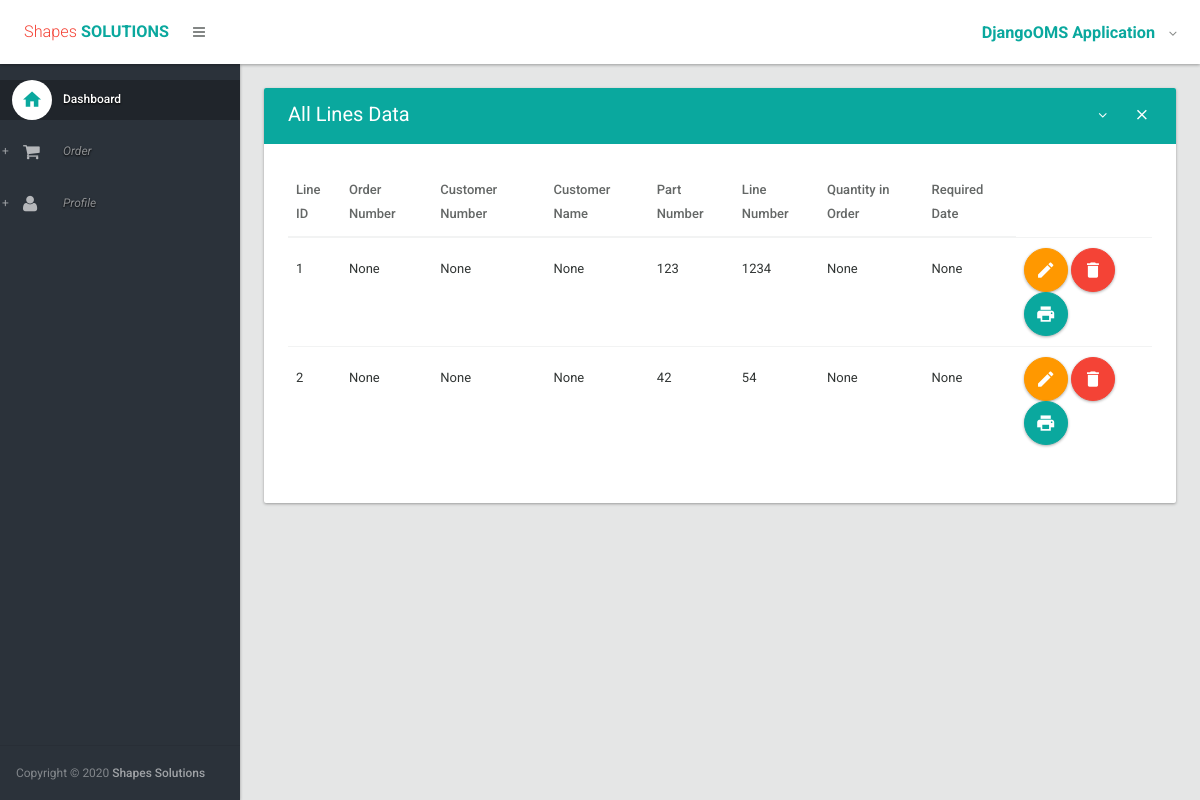
Page /order/indexline/ (signed in) on the earlier database version.
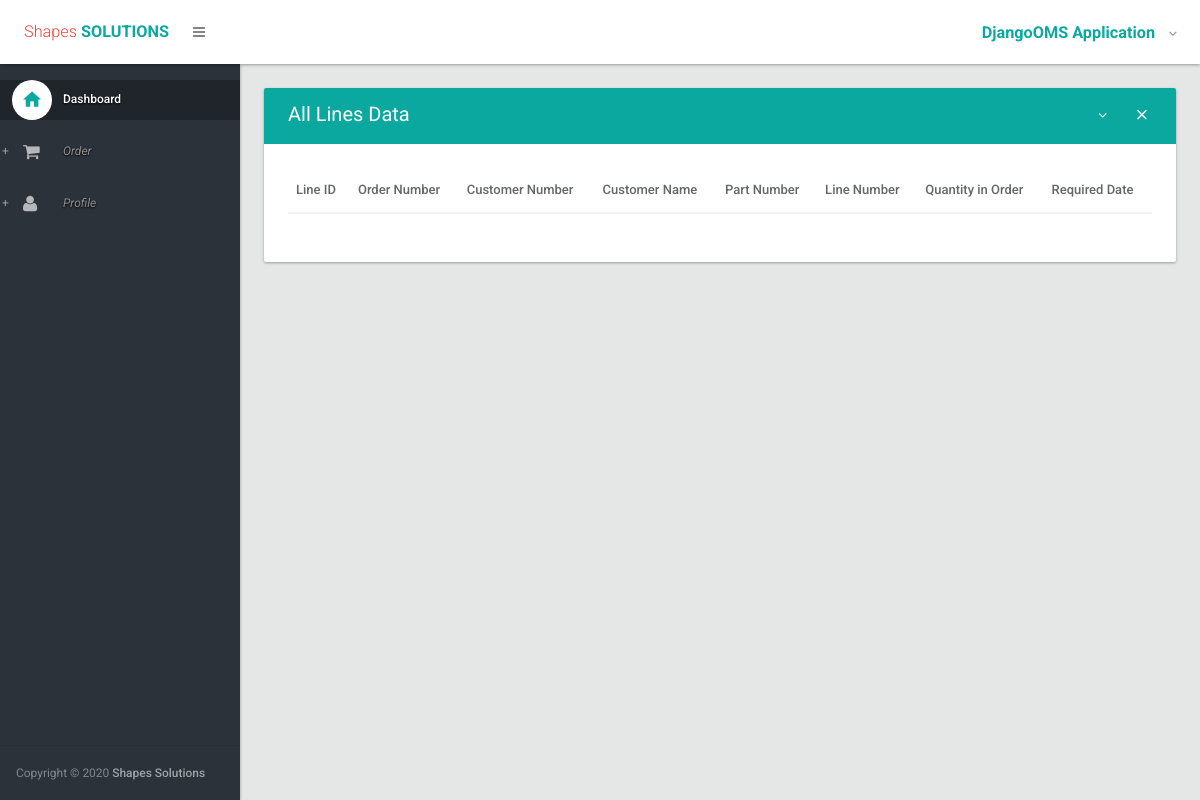
Same page on the later database version.
### orders/models.py (models this page shows)
class Line(models.Model):
    order_number = models.IntegerField(default=False, blank=True, null=True);
    customer_number = models.IntegerField(default=False, blank=True, null=True);
    customer_name = models.CharField(max_length=50, blank=True, null=True);
    cat = models.IntegerField(default=False, blank=True, null=True);
    ship_days = models.IntegerField(default=False, blank=True, null=True);
    travel_days = models.IntegerField(default=False, blank=True, null=True);
    order_total = models.IntegerField(default=False, blank=True, null=True);
    estimated_costs = models.IntegerField(default=False, blank=True, null=True);
    line_number = models.IntegerField(default=False, blank=False, null=True);
    part_number = models.IntegerField(default=False, blank=False, null=True);
    description = models.TextField(blank=True, null=False);
    whse = models.IntegerField(blank=True, null=True);
    alloc = models.TextField(blank=True, null=False);
    qty_order = models.IntegerField(default=False, blank=False, null=True);
    qty_avail = models.IntegerField(default=False, blank=True, null=True);
    required_date = models.DateField(blank=False);
    promised_date = models.DateField(blank=True);
    unit_price = models.FloatField(default=False, blank=False, null=True)
    ship_tolerance_min = models.IntegerField(default=False, blank=True, null=True);
    ship_tolerance_max = models.IntegerField(default=False, blank=True, null=True);
    uos = models.IntegerField(default=False, blank=True, null=True);
    price_book = models.IntegerField(default=False, blank=True, null=True);
    stat = models.CharField(max_length=50);

### orders/views.py (the view)
# urls.py: url(r'^order/indexline/$', my_order.indexline, name='indexline'),
@login_required
def indexline(request):
    lines = Line.objects.all()
    return render(request, 'indexline.html', {'lines': lines})

### orders/templates/indexline.html (shortened to what this page needs)
{% extends 'layout.html' %}
{% block body %}
                <section>
                    <div class="section-body">
                        <div class="row">
                            <div class="col-lg-12">
                                <div class="card">
                                    <div class="card-head style-primary">
                                        <header>All Lines Data</header>
                                        <div class="tools">
                                            <a class="btn btn-icon-toggle btn-collapse"><i class="fa fa-angle-down"></i></a>
                                            <a class="btn btn-icon-toggle btn-close"><i class="md md-close"></i></a>
                                        </div>
                                    </div>
                                    <div class="card-body">
                                        <div class="table-responsive">
                                            <table id="datatable2" class="table order-column hover">
                                                <thead>
                                                    <tr>
                                                        <th>Line ID</th>
                                                        <th>Order Number</th>
                                                        <th>Customer Number</th>
                                                        <th>Customer Name</th>
                                                        <th>Part Number</th>
                                                        <th>Line Number</th>
                                                        <th>Quantity in Order</th>
                                                        <th>Required Date</th>
                                                    </tr>
                                                </thead>
                                                <tbody>
                                                    {% for line in lines %}
                                                        <tr class="gradeX">
                                                            <td>{{ line.id }}</td>
                                                            <td>{{ line.order_number }}</td>
                                                            <td>{{ line.customer_number }}</td>
                                                            <td>{{ line.customer_name }}</td>
                                                            <td>{{ line.part_number }}</td>
                                                            <td>{{ line.line_number }}</td>
                                                            <td>{{ line.qty_order }}</td>
                                                            <td>{{ line.required_date }}</td>
                                                            <td>
                                                                <a href="{% url 'editline' line.id %}" class="btn ink-reaction btn-floating-action btn-warning"><i class="md md-edit"></i> </a>
                                                                <a href="{% url 'deleteline' line.id %}" class="btn ink-reaction btn-floating-action btn-danger" onclick="return confirm('Are you sure you want to delete this?')"><i class="md md-delete"></i> </a>
                                                                <a href="{% url 'showline' line.id %}" class="btn ink-reaction btn-floating-action btn-primary"><i class="md md-print"></i> </a>
                                                            </td>
                                                        </tr>
                                                    {% endfor %}
                                                </tbody>
                                            </table>
                                        </div>
                                    </div>
                                </div>
                            </div>
                        </div>
                    </div>
                </section>
{% endblock %}

### orders/templates/layout.html (shortened to what this page needs)
{% load staticfiles %}
<!DOCTYPE html>
<html lang="en">
	<head>
		<link type="text/css" rel="stylesheet" href="{% static 'css/bootstrap.css' %}" />
		<link type="text/css" rel="stylesheet" href="{% static 'css/materialadmin.css' %}" />
		<link type="text/css" rel="stylesheet" href="{% static 'css/font-awesome.min.css' %}" />
		<link type="text/css" rel="stylesheet" href="{% static 'css/material-design-iconic-font.min.css' %}" />
        <link type="text/css" rel="stylesheet" href="{% static 'css/libs/DataTables/jquery.dataTables.css' %}" />
		<link type="text/css" rel="stylesheet" href="{% static 'css/libs/DataTables/extensions/dataTables.colVis.css' %}" />
		<link type="text/css" rel="stylesheet" href="{% static 'css/libs/DataTables/extensions/dataTables.tableTools.css' %}" />
        <link type="text/css" rel="stylesheet" href="{% static 'css/print.css' %}" />
	</head>
	<body class="menubar-pin menubar-hoverable header-fixed ">
		<header id="header" >
			<div class="headerbar">
				<div class="headerbar-left">
					<ul class="header-nav header-nav-options">
						<li class="header-nav-brand" >
							<div class="brand-holder">
								<a href="{% url 'home' %}">
									<span class="text-lg text-light text-danger">Shapes</span><span class="text-lg text-bold text-primary"> SOLUTIONS</span>
								</a>
							</div>
						</li>
						<li>
							<a class="btn btn-icon-toggle menubar-toggle" data-toggle="menubar" href="javascript:void(0);">
								<i class="fa fa-bars"></i>
							</a>
						</li>
					</ul>
				</div>
				<div class="headerbar-right">
					<ul class="header-nav header-nav-profile">
						<li class="dropdown">
							<a href="javascript:void(0);" class="dropdown-toggle ink-reaction" data-toggle="dropdown">
								<span class="profile-info">
									<h4 class="text-lg text-bold text-primary">DjangoOMS Application</h4>
								</span>
							</a>
						</li>
					</ul>
				</div>
			</div>
		</header>
		<div id="base">
			<div id="content">
                {% block body %}
                {% endblock %}
			</div>
			<div id="menubar" class="menubar-inverse ">
				<div class="menubar-scroll-panel">
					<ul id="main-menu" class="gui-controls">
						<li>
							<a href="{% url 'home' %}" class="active">
								<div class="gui-icon"><i class="md md-home"></i></div>
								<span class="title">Dashboard</span>
							</a>
						</li>
						<li class="gui-folder">
							<a>
								<div class="gui-icon"><i class="fa fa-shopping-cart"></i></div>
								<span class="title">Order</span>
							</a>
						</li>
						<li class="gui-folder">
							<a>
								<div class="gui-icon"><i class="fa fa-user"></i></div>
								<span class="title">Profile</span>
							</a>
						</li>
					</ul>
					<div class="menubar-foot-panel">
						<small class="no-linebreak hidden-folded">
							<span class="opacity-75">Copyright &copy; {% now "Y" %}</span> <strong>Shapes Solutions</strong>
						</small>
					</div>
				</div>
			</div>
		</div>
	</body>
</html>

Differences in the rows shown:
removed Line: id "1", order_number "None", customer_number "None", customer_name "None", part_number "123", line_number "1234", qty_order "None", required_date "None"
removed Line: id "2", order_number "None", customer_number "None", customer_name "None", part_number "42", line_number "54", qty_order "None", required_date "None"
